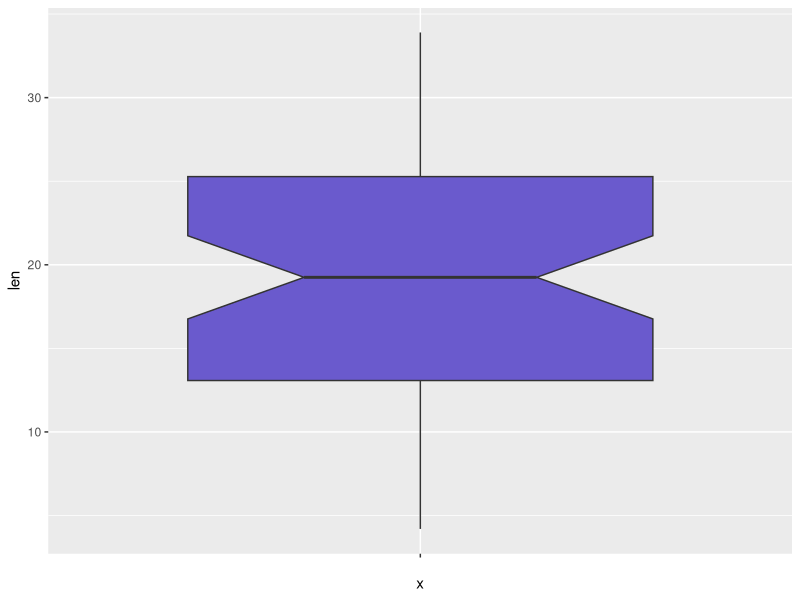
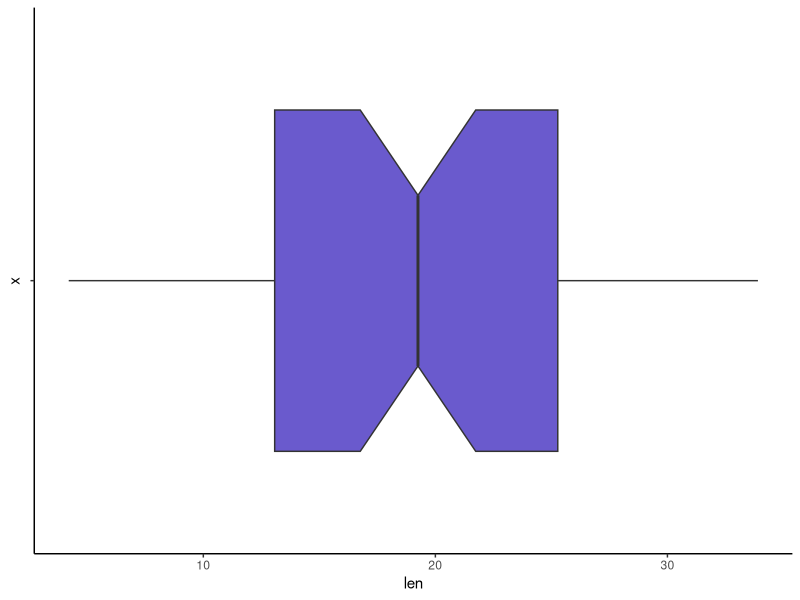
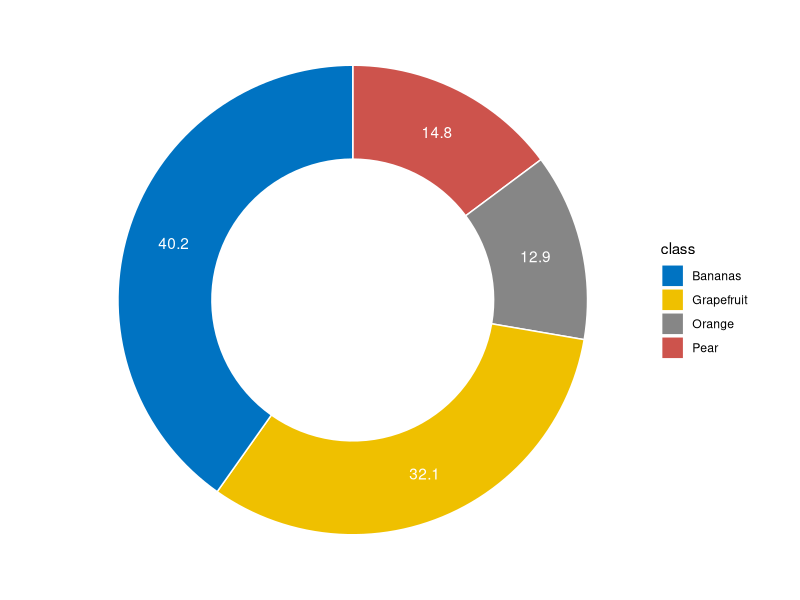

Generate these figures, in order, with R: (Note: this script raises an error after producing the figures.)
library(ggplot2)

# Box Plot

# Basic box plot
p <- ggplot(ToothGrowth, aes(x="", y=len)) +
  geom_boxplot(fill="slateblue", notch=T)

p

# Rotate the box plot
p + coord_flip() + theme_classic()

# Donut Chart

library(dplyr)

# Create Data Frame
count.data <- data.frame(
  class = c("Pear", "Orange", "Grapefruit", "Bananas"),
  n = c(325, 285, 706, 885),
  prop = c(14.8, 12.9, 32.1, 40.2)
)

count.data

# Manipulate data...?
count.data <- count.data %>%
  arrange(desc(class)) %>%
  mutate(lab.ypos = cumsum(prop) - 0.5*prop)

count.data

mycols <- c("#0073C2FF", "#EFC000FF", "#868686FF", "#CD534CFF")

ggplot(count.data, aes(x = 2, y = prop, fill = class)) +
  geom_bar(stat = "identity", color = "white") +
  coord_polar(theta = "y", start = 0) +
  geom_text(aes(y = lab.ypos, label = prop), color = "white") +
  scale_fill_manual(values = mycols) +
  theme_void() +
  xlim(0.2, 2.5)

# Line Chart

USPersonalExpenditure

us <- as.data.frame(t(USPersonalExpenditure))

us$year <- rownames(us2)

ggplot(data = us, aes(x=year, y=`Food and Tobacco`, group = 1)) +
  geom_line(color="gold") +
  geom_point(color = "navy") +
  theme_light()
  
# Scatter Plot

ggplot(mtcars, aes(x=wt, y=mpg)) +
  geom_point()

ggplot(mtcars, aes(x=wt, y=mpg)) +
  geom_point(size = 4, shape = 20)

# Multiple Box Plot

ToothGrowth$dose = as.factor(ToothGrowth$dose)

ggplot(ToothGrowth, aes(x = dose, y = len, color = dose)) +
  geom_boxplot(notch = T) +
  coord_flip() +
  scale_color_brewer(palette = "Dark2") +
  theme_classic()

ggplot(ToothGrowth, aes(x = dose, y = len, group = dose, color = dose, fill = dose)) +
  geom_boxplot(color = 'black') +
  theme_classic() + 
  coord_flip()

# Bar Chart

library(datasets)

ggplot(chickwts, aes(x = feed, y = weight, fill = feed)) +
  geom_bar(stat = "identity") +
  theme_classic() +
  coord_flip() +
  theme(legend.position = "none")

# Bubble Chart

theme_set(theme_bw() + theme(legend.position = "top"))

# Load Data

df <- mtcars

df$cyl <- as.factor(df$cyl)

head(df[, c("wt", "mpg", "cyl")], 3)

